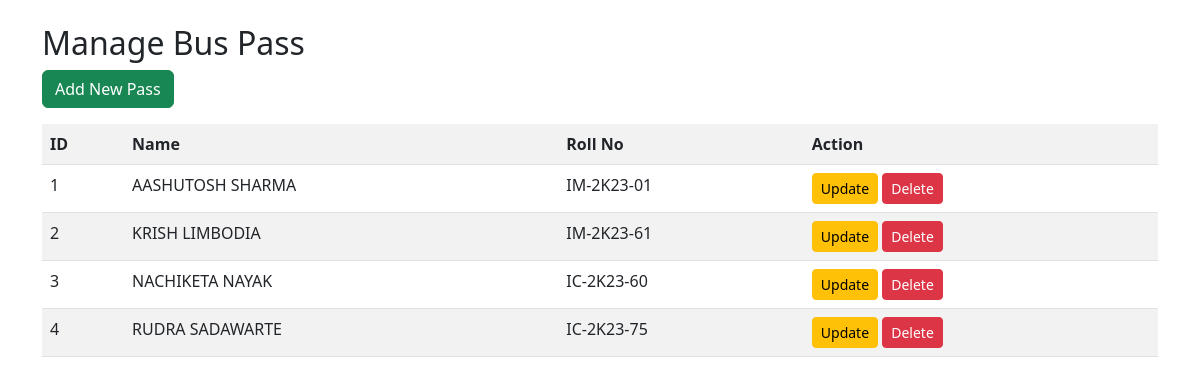
/manage_pass (signed in), run on the app's committed database.
### tables this page shows
CREATE TABLE students (
            id INTEGER PRIMARY KEY AUTOINCREMENT,
            name TEXT,
            roll_no TEXT,
            phone TEXT
        );

### app.py (the view)
@app.route("/manage_pass")
def manage_pass():
    if "user" not in session:
        return redirect("/login")
    conn = sqlite3.connect("database.db")
    c = conn.cursor()
    c.execute("SELECT * FROM students")
    students = c.fetchall()
    conn.close()
    return render_template("manage.html", students=students)

### templates/manage.html (shortened to what this page needs)
<!DOCTYPE html>
<html>
<head>
    <link rel="stylesheet" href="https://cdn.jsdelivr.net/npm/bootstrap@5.3.0/dist/css/bootstrap.min.css">
</head>
<body>
<div class="container mt-4">
    <h2>Manage Bus Pass</h2>
    <a href="/add_pass" class="btn btn-success mb-3">Add New Pass</a>
    <table class="table table-striped">
        <tr>
            <th>ID</th>
            <th>Name</th>
            <th>Roll No</th>
            <th>Action</th>
        </tr>
        {% for student in students %}
<tr>
    <td>{{ student[0] }}</td>
    <td>{{ student[1] }}</td>
    <td>{{ student[2] }}</td>
    <td>
        <a href="/update/{{ student[0] }}"
           class="btn btn-warning btn-sm">
           Update
        </a>
        <a href="/delete/{{ student[0] }}" class="btn btn-danger btn-sm">Delete</a>
    </td>
</tr>
{% endfor %}
    </table>
</div>
</body>
</html>

### data on the page
students: id "1", name "AASHUTOSH SHARMA", roll_no "IM-2K23-01"
students: id "2", name "KRISH LIMBODIA", roll_no "IM-2K23-61"
students: id "3", name "NACHIKETA NAYAK", roll_no "IC-2K23-60"
students: id "4", name "RUDRA SADAWARTE", roll_no "IC-2K23-75"
